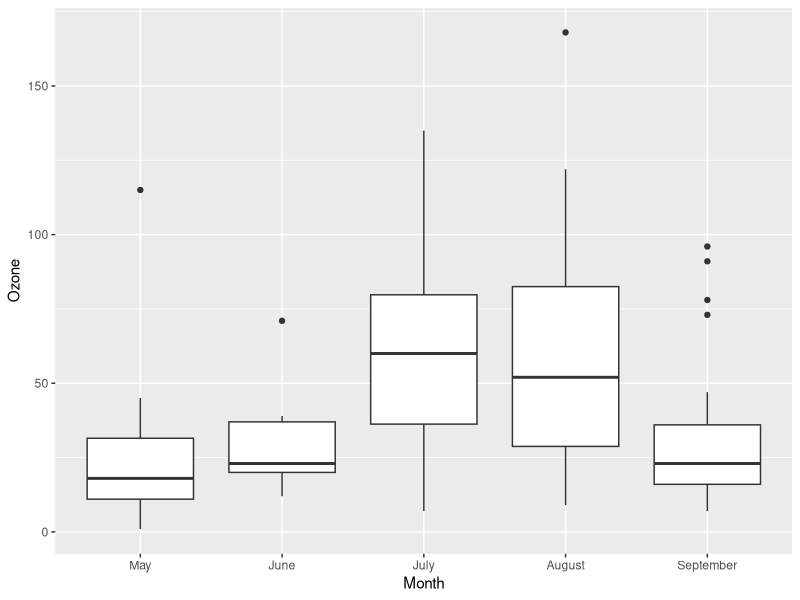
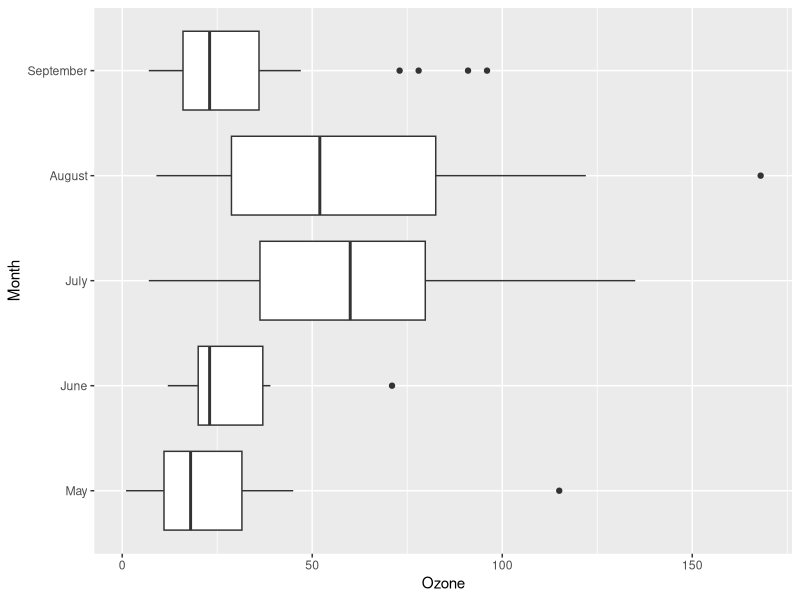
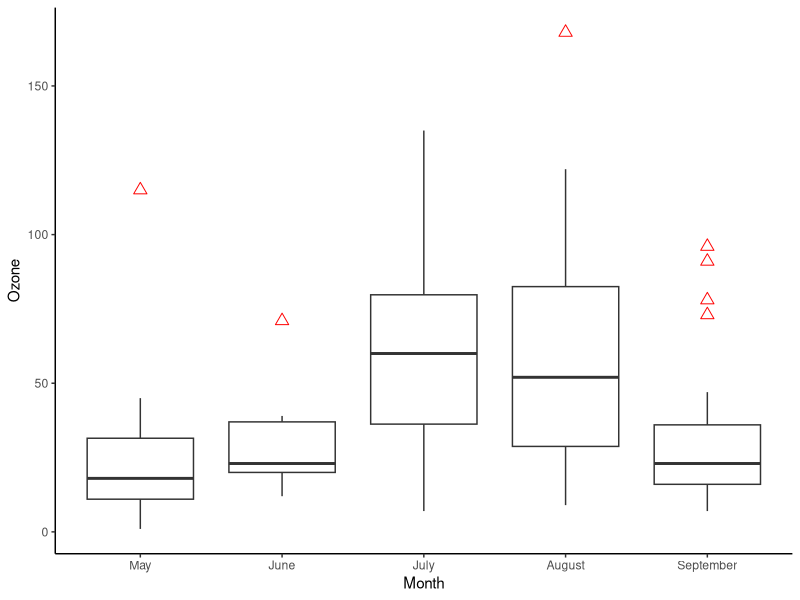
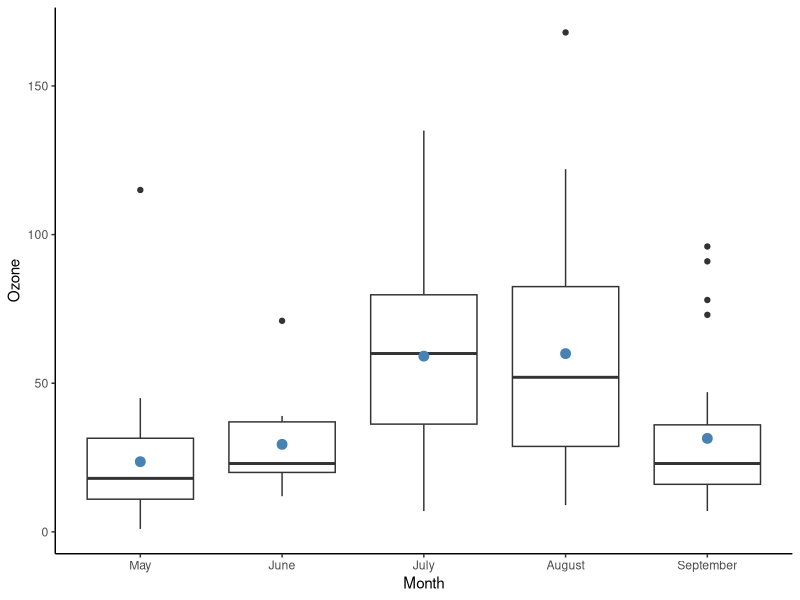
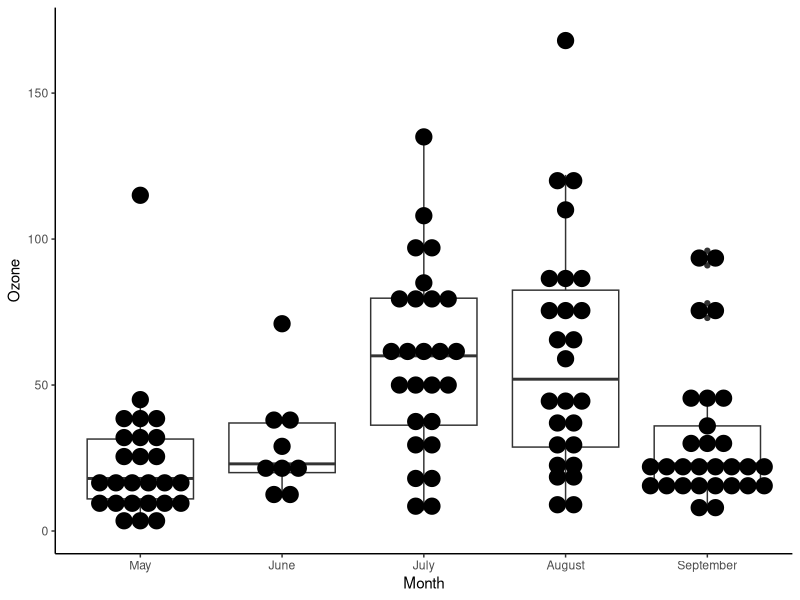
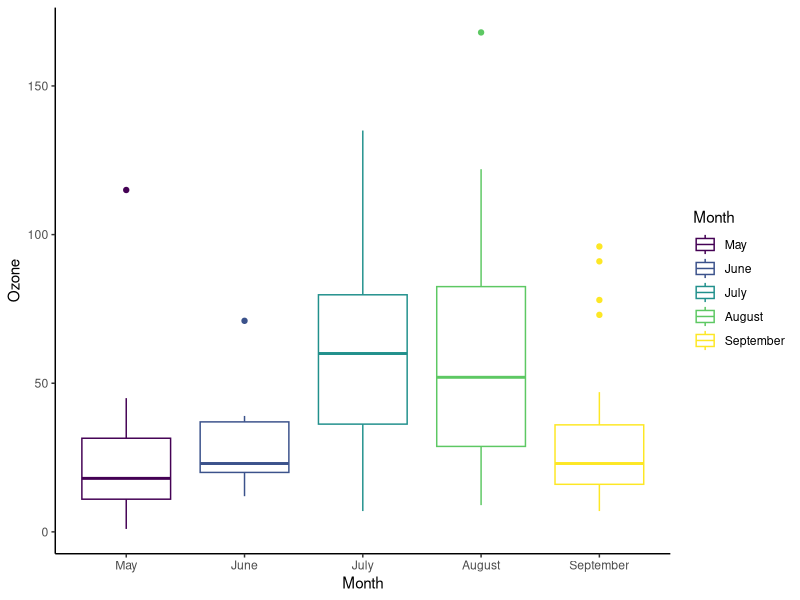
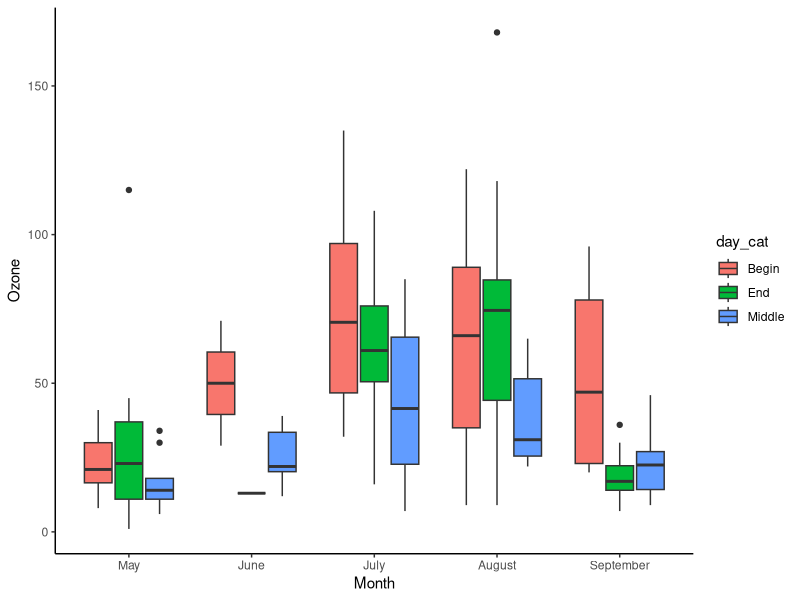
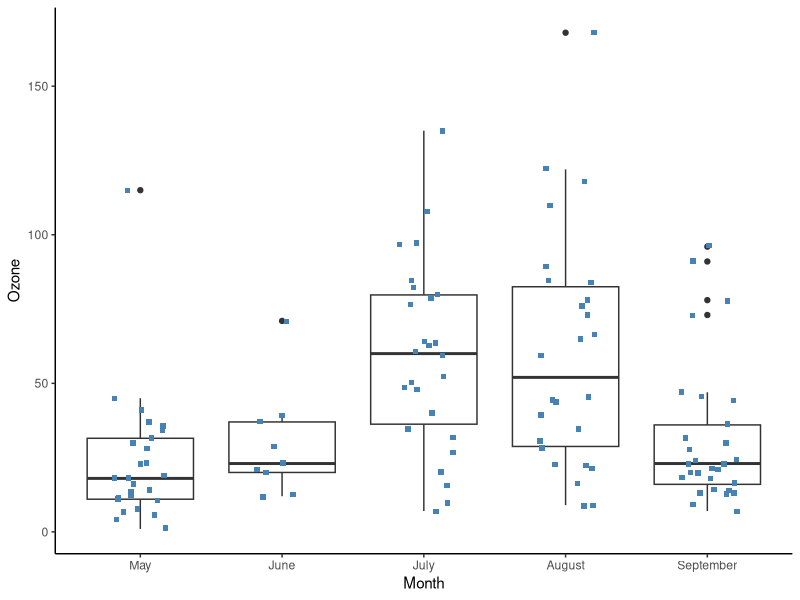

Write R code to recreate these figures, in order.
## ---- chunk 1
knitr::opts_chunk$set(echo = TRUE, fig.align="center", message=FALSE, warning = FALSE)
## ---- chunk 2
library(dplyr)
library(ggplot2)
# Step 1
data_air <- airquality %>%

#Step 2
select(-c(Solar.R, Temp)) %>%

#Step 3
mutate(Month = factor(Month, order = TRUE, labels = c("May", "June", "July", "August", "September")), 
       
#Step 4 
day_cat = factor(ifelse(Day < 10, "Begin", ifelse(Day < 20, "Middle", "End"))))
## ---- chunk 3
glimpse(data_air)
## ---- chunk 4
# Step 5
data_air_nona <- data_air %>% na.omit()	
## ---- chunk 5
# Store the graph
box_plot <- ggplot(data_air_nona, aes(x = Month, y = Ozone))
# Add the geometric object box plot
box_plot + geom_boxplot()
## ---- chunk 6
box_plot + geom_boxplot() + coord_flip()
## ---- chunk 7
box_plot +
    geom_boxplot(outlier.colour = "red",
        outlier.shape = 2,
        outlier.size = 3) +
    theme_classic()
## ---- chunk 8
box_plot +
    geom_boxplot() +
    stat_summary(fun.y = mean,
        geom = "point",
        size = 3,
        color = "steelblue") +
    theme_classic()
## ---- chunk 9
box_plot +
    geom_boxplot() +
    geom_dotplot(binaxis = 'y',
        dotsize = 1,
        stackdir = 'center') +
    theme_classic()
## ---- chunk 10
ggplot(data_air_nona, aes(x = Month, y = Ozone, color = Month)) +
    geom_boxplot() +
    theme_classic()
## ---- chunk 11
ggplot(data_air_nona, aes(Month, Ozone)) +
    geom_boxplot(aes(fill = day_cat)) +
    theme_classic()
## ---- chunk 12
box_plot +
    geom_boxplot() +
    geom_jitter(shape = 15,
        color = "steelblue",
        position = position_jitter(width = 0.21)) +
    theme_classic()
## ---- chunk 13
box_plot +
    geom_boxplot() +
    geom_point(shape = 5,
        color = "steelblue") +
    theme_classic()
## ---- chunk 14
box_plot +
    geom_boxplot(notch = TRUE) +
    theme_classic()
